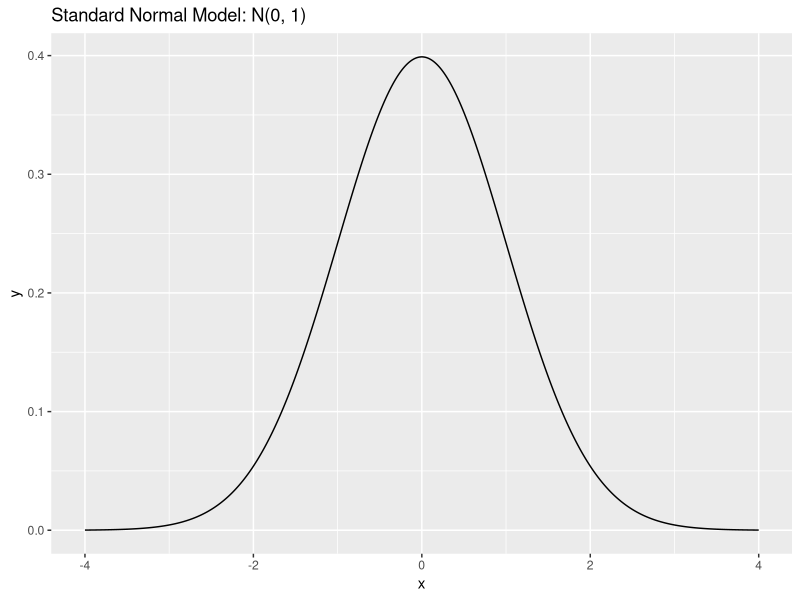
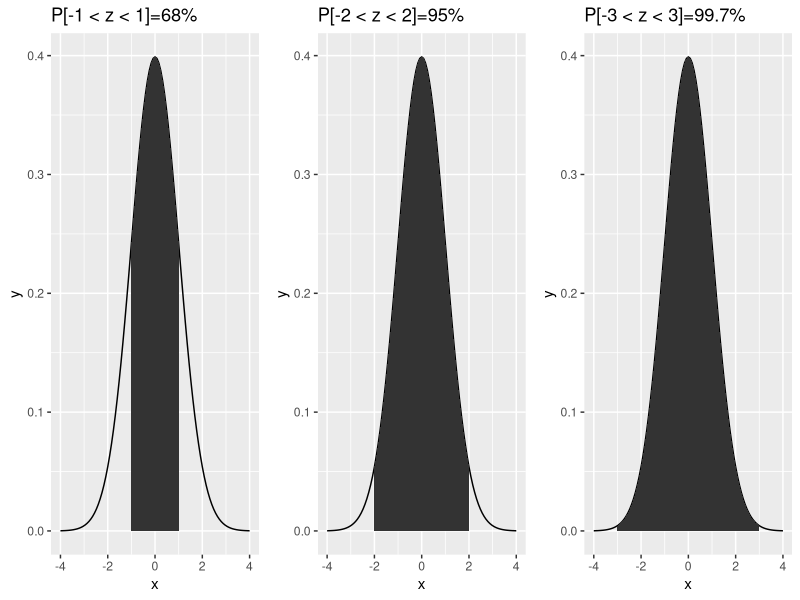
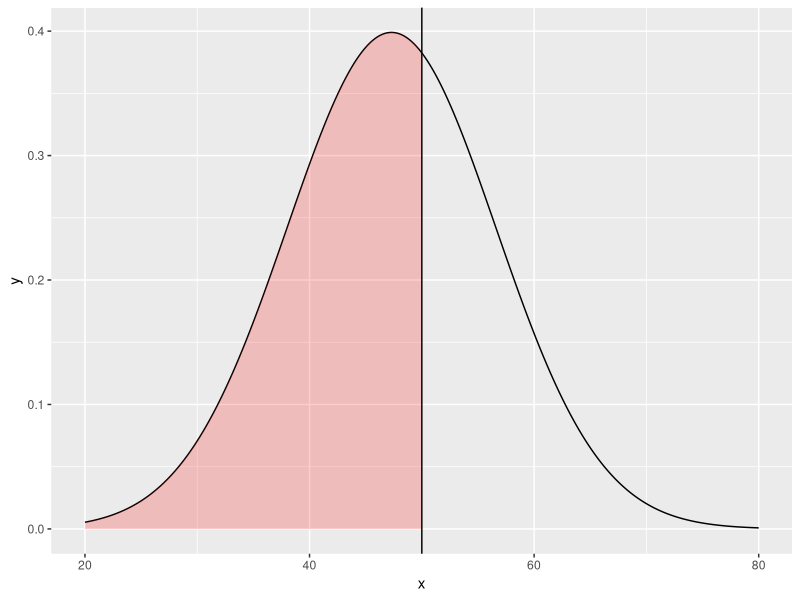
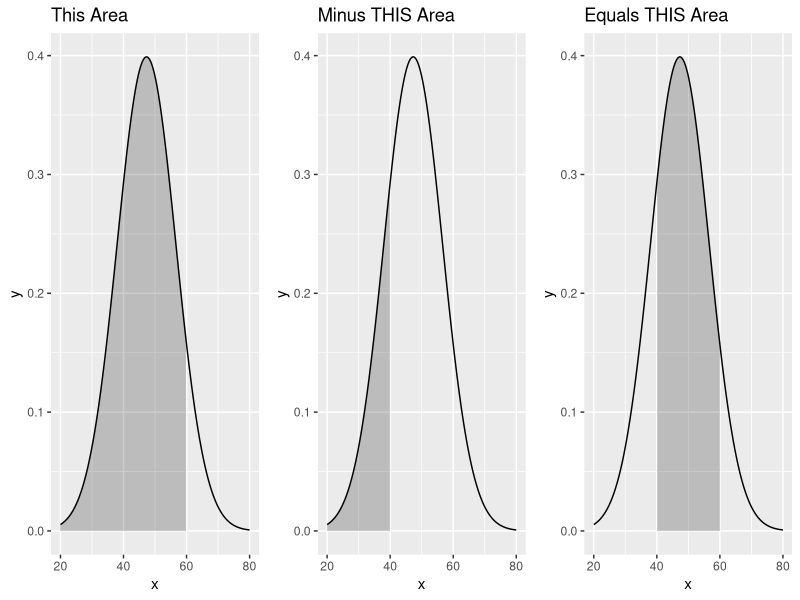
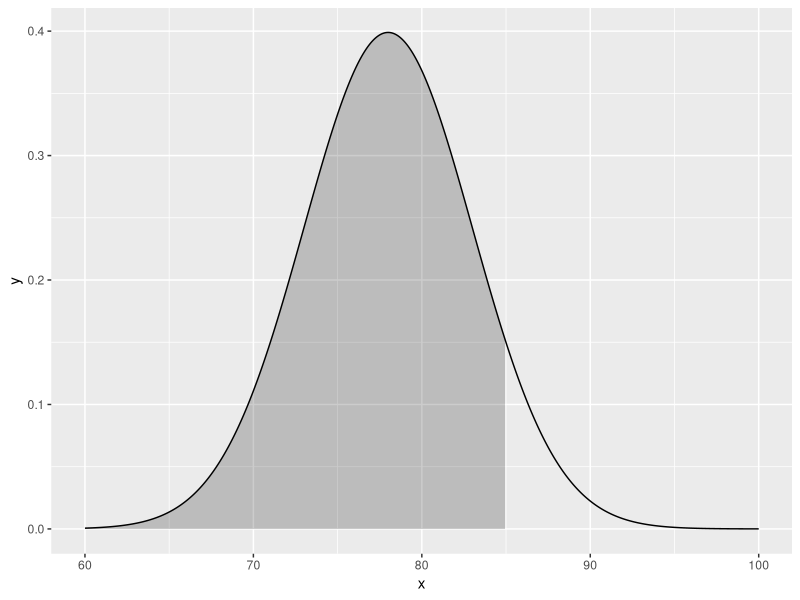
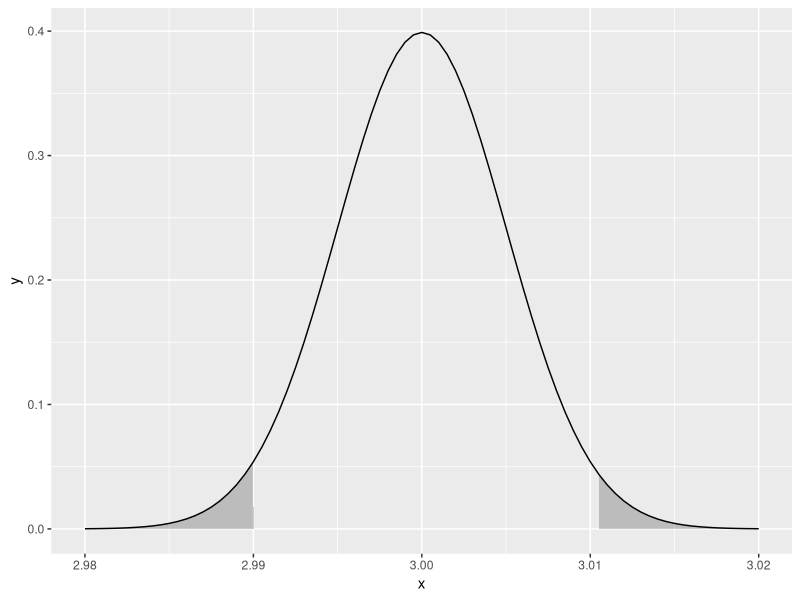

Write the R code that produced these figures, in order.
#pg 61
library(tidyverse)

x <- seq(-4, 4, length=500)
df <- data.frame(x, dnorm(x, mean=0, sd=1))
names(df) <- c("x", "y")
ggplot(df, aes(x=x, y=y)) + geom_line() +
  ggtitle("Standard Normal Model: N(0, 1)")

#pg 65
library(cowplot)
labels <- c("P[-1 < z < 1]=68%","P[-2 < z < 2]=95%","P[-3 < z < 3]=99.7%")
first <- ggplot(data.frame(x=c(-4,4)), aes(x=x)) +
  stat_function(fun=dnorm) +
  stat_function(fun=dnorm, xlim=c(-1,1), geom="area") +
  ggtitle(labels[1])
second <- ggplot(data.frame(x=c(-4,4)), aes(x=x)) +
  stat_function(fun=dnorm) +
  stat_function(fun=dnorm, xlim=c(-2,2), geom="area") +
  ggtitle(labels[2])
third <- ggplot(data.frame(x=c(-4,4)), aes(x=x)) +
  stat_function(fun=dnorm) +
  stat_function(fun=dnorm, xlim=c(-3,3), geom="area") +
  ggtitle(labels[3])
cowplot::plot_grid(first, second, third, nrow=1)

#pg 73
x <- seq(20, 80, 0.05)
df <- data.frame(x=x, y=dnorm((x-47.3)/(9.3)) )
ggplot(df, aes(x=x,y=y)) + geom_line() + geom_vline(xintercept=50) +
  geom_area(mapping=aes(ifelse(x<50, x, 0)), fill="red", alpha=0.2) +
  xlim(20,80)

#pg 74
pnorm(50, mean=47.3, sd=9.3)

#pg 78
labels <- c("This Area", "Minus THIS Area", "Equals THIS Area")
x <- seq(20, 80, 0.05)
df <- data.frame( x=x, y=dnorm((x-47.3)/(9.3)) )
plot1 <- ggplot(df, aes(x=x,y=y)) + geom_line() +
  geom_area(mapping=aes(ifelse(x<60,x,0)), fill="black", alpha=0.2) +
  xlim(20,80) + ggtitle(labels[1])
plot2 <- ggplot(df, aes(x=x,y=y)) + geom_line() +
  geom_area(mapping=aes(ifelse(x<40,x,0)), fill="black", alpha=0.2) +
  xlim(20,80) + ggtitle(labels[2])
plot3 <- ggplot(df, aes(x=x,y=y)) + geom_line() +
  geom_area(mapping=aes(ifelse(x>40 & x<60,x,0)),
            fill="black", alpha=0.2) +
  xlim(20,80) + ggtitle(labels[3])
cowplot::plot_grid(plot1,plot2,plot3,nrow=1)

pnorm(60, mean=47.3, sd=9.3) - pnorm(40, mean=47.3, sd=9.3)

#pg 80
x <- seq(60, 100, .05)
ggplot(data.frame( x=x, y=dnorm((x-78)/(5)) ), aes(x=x,y=y)) +
  geom_line() +
  geom_area(mapping=aes(ifelse(x<85, x, 0)), fill="black", alpha=0.2) +
  xlim(60,100)

pnorm(85, mean=78, sd=5)

#pg 81-82
x <- seq(2.98, 3.02, 0.0005)
ggplot(data.frame(x=x, y=dnorm((x-3)/(0.005)) ), aes(x=x,y=y)) +
  geom_line() +
  geom_area(mapping=aes(ifelse(x<2.99,x,0)), fill="black", alpha=0.2) +
  geom_area(mapping=aes(ifelse(x>3.01,x,0)), fill="black", alpha=0.2) +
  xlim(2.98,3.02)

z <- (2.99 - 3.00) / 0.005
z #-2
pnorm(-2) * 2
pnorm(2.99, mean=3, sd=0.005) * 2